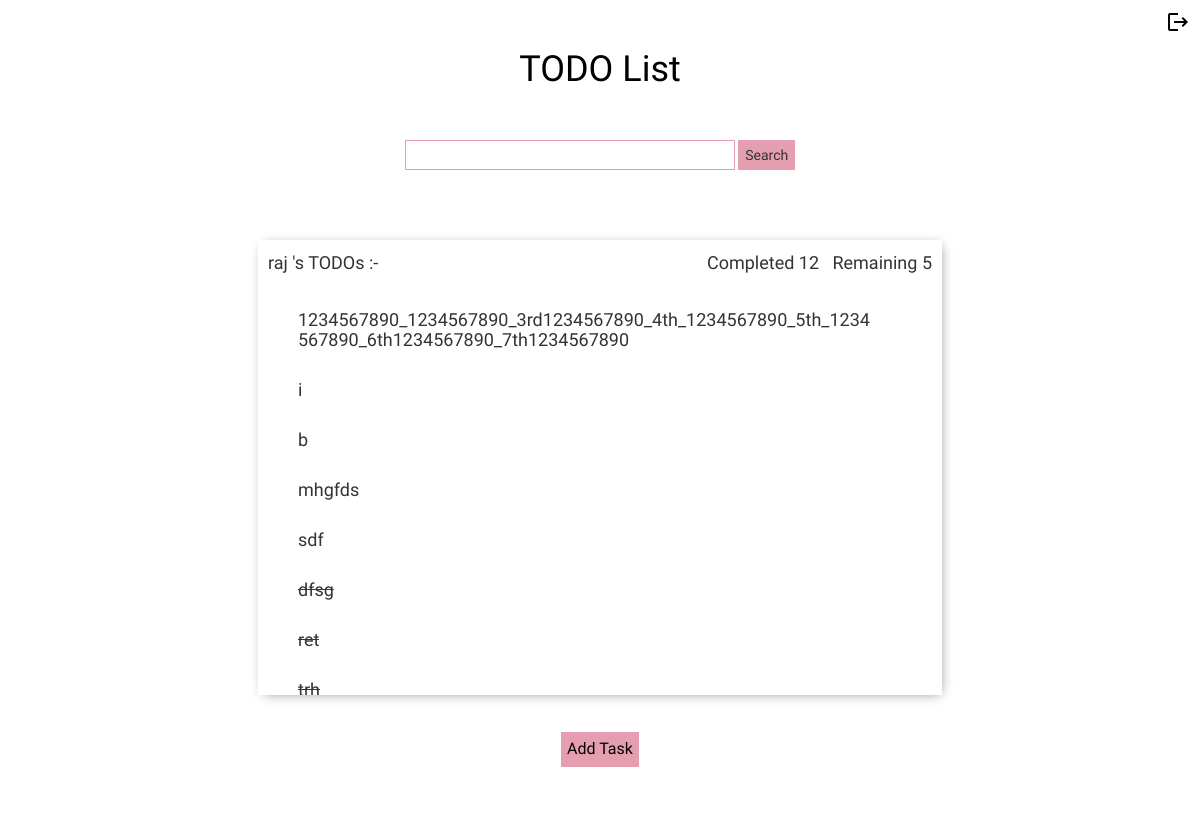
Before: / (signed in) with the older database file.
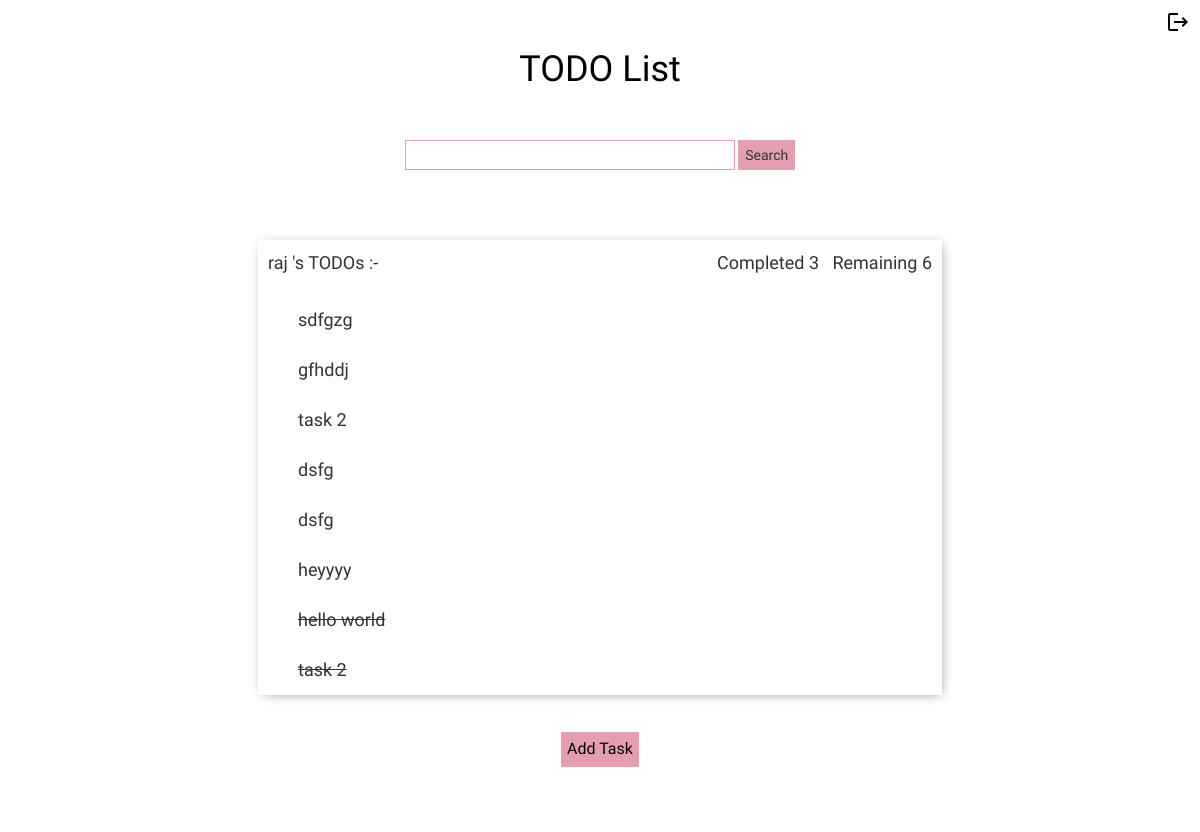
After: the same page with the newer database file.
### todo_app/models.py (models this page shows)
class Tasks(models.Model):
    user = models.ForeignKey(User,on_delete=models.CASCADE)
    title = models.CharField(max_length=100)
    description = models.TextField(max_length=1000, blank=True, null=True)
    complete_status = models.BooleanField(default=False)
    create_time = models.DateTimeField(auto_now_add=True)

### todo_app/views.py (the view)
# urls.py: path('',welcome_page,name='home_page'),
@login_required(login_url='/login/')
@cache_control(no_cache=True, must_revalidate=True, no_store=True)
def welcome_page(request):
    if not request.user.is_authenticated:
        return redirect("user_login")
    task_data = Tasks.objects.filter(user=request.user).order_by('complete_status')
    completed_tasks = task_data.filter(complete_status=True).count();
    incomplete_tasks = task_data.count() - completed_tasks
    print(completed_tasks)
    context = {
        'tasks' : task_data,
        'complete__tasks' : completed_tasks,
        'incomplete_tasks' : incomplete_tasks
    }
    return render(request, 'task_list.html', context)

### todo_app/templates/task_list.html (shortened to what this page needs)
{% extends 'home.html' %}
{% block search_bar %}
    <div id="div-search-bar">
        <form action= {% url 'search_task' %} method="GET" id="search_form">
            <input type="text" id="search-bar" name="searched_title" required>
            <input type="submit" id="search" value="Search">
        </form>
    </div>
{% endblock search_bar %}
{% block web_content %}
<div class="uname">
    <p>{{request.user }} 's TODOs :-</p>
    <div class="task-stats">
        <p> Completed {{complete__tasks}} &nbsp; Remaining {{incomplete_tasks}}</p>
    </div>
</div>
    <div class="list">
        <div class="accordion" id="accordionExample">
            {% for i in tasks %}
                <div class="card">
                    <div class="card-header" id="heading{{i.id}}">
                        <span class="collapsed task_title_view" data-toggle="collapse" data-target="#collapse{{ i.id }}" aria-expanded="true" aria-controls="collapse{{ i.id }}">
                            <h4>{% if i.complete_status  %}
                                <s>{{ i.title }}</s>
                            {% else %}
                                {{ i.title }}
                            {% endif %}</h4>
                        </span>
                        <div style="margin-left: auto;">
                        </div>
                    </div>
                </div>
            {% endfor %}
        </div>
    </div>
{% endblock web_content %}
{% block add_btn %}
<div class="add_btn_div">
    <a class="btn" href="{% url 'add_task' %}">
        <button class="add-btn" type="button">Add Task</button>
    </a>
</div>
{% endblock add_btn %}

Changed rows visible on the page:
removed Tasks: title "1234567890_1234567890_3rd1234567890_4th_1234567890_5th_1234567890_6th1234567890_7th1234567890"
removed Tasks: title "i"
removed Tasks: title "b"
removed Tasks: title "mhgfds"
removed Tasks: title "sdf"
removed Tasks: title "dfsg"
removed Tasks: title "ret"
removed Tasks: title "trh"
added Tasks: title "sdfgzg"
added Tasks: title "gfhddj"
added Tasks: title "task 2"
added Tasks: title "dsfg"
added Tasks: title "dsfg"
added Tasks: title "heyyyy"
added Tasks: title "hello world"
added Tasks: title "task 2"
Other visible differences:
{{ complete__tasks }}: "12" → "3"
{{ incomplete_tasks }}: "5" → "6"
